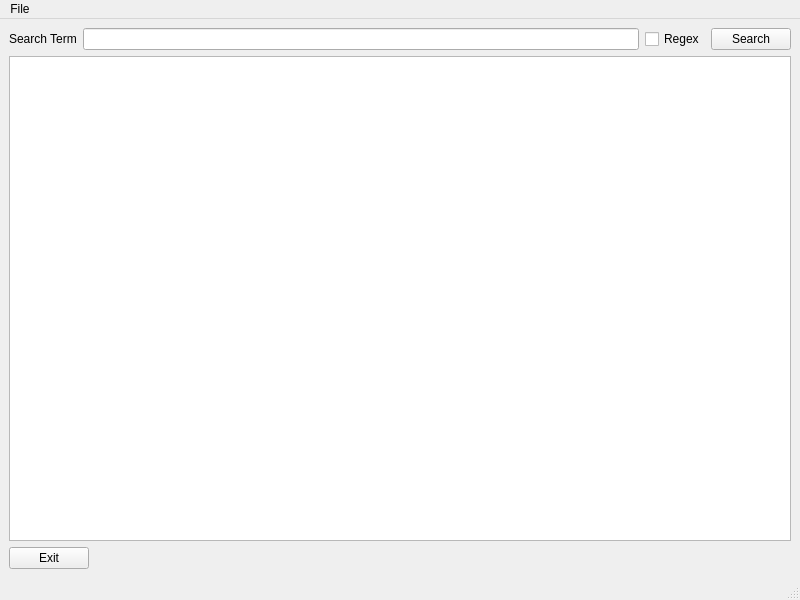
<?xml version="1.0" encoding="UTF-8"?>
<ui version="4.0">
 <class>MainWindow</class>
 <widget class="QMainWindow" name="MainWindow">
  <property name="geometry">
   <rect>
    <x>0</x>
    <y>0</y>
    <width>800</width>
    <height>600</height>
   </rect>
  </property>
  <property name="windowTitle">
   <string>MainWindow</string>
  </property>
  <widget class="QWidget" name="centralwidget">
   <layout class="QVBoxLayout" name="verticalLayout">
    <item>
     <layout class="QHBoxLayout" name="horizontalLayout">
      <item>
       <widget class="QLabel" name="label">
        <property name="text">
         <string>Search Term</string>
        </property>
       </widget>
      </item>
      <item>
       <widget class="QLineEdit" name="lineEdit"/>
      </item>
      <item>
       <widget class="QCheckBox" name="checkBox">
        <property name="text">
         <string>Regex</string>
        </property>
       </widget>
      </item>
      <item>
       <widget class="QPushButton" name="pushButton">
        <property name="text">
         <string>Search</string>
        </property>
       </widget>
      </item>
     </layout>
    </item>
    <item>
     <widget class="QTextEdit" name="textEdit"/>
    </item>
    <item alignment="Qt::AlignmentFlag::AlignLeft">
     <widget class="QPushButton" name="pushButton_2">
      <property name="text">
       <string>Exit</string>
      </property>
     </widget>
    </item>
   </layout>
  </widget>
  <widget class="QMenuBar" name="menubar">
   <property name="geometry">
    <rect>
     <x>0</x>
     <y>0</y>
     <width>800</width>
     <height>18</height>
    </rect>
   </property>
   <widget class="QMenu" name="menuFile">
    <property name="title">
     <string>File</string>
    </property>
    <addaction name="actionOpen"/>
    <addaction name="actionExit"/>
   </widget>
   <addaction name="menuFile"/>
  </widget>
  <widget class="QStatusBar" name="statusbar"/>
  <action name="actionOpen">
   <property name="text">
    <string>Open</string>
   </property>
  </action>
  <action name="actionExit">
   <property name="text">
    <string>Exit</string>
   </property>
  </action>
 </widget>
 <resources/>
 <connections>
  <connection>
   <sender>pushButton_2</sender>
   <signal>clicked()</signal>
   <receiver>MainWindow</receiver>
   <slot>close()</slot>
   <hints>
    <hint type="sourcelabel">
     <x>43</x>
     <y>568</y>
    </hint>
    <hint type="destinationlabel">
     <x>101</x>
     <y>562</y>
    </hint>
   </hints>
  </connection>
 </connections>
</ui>
